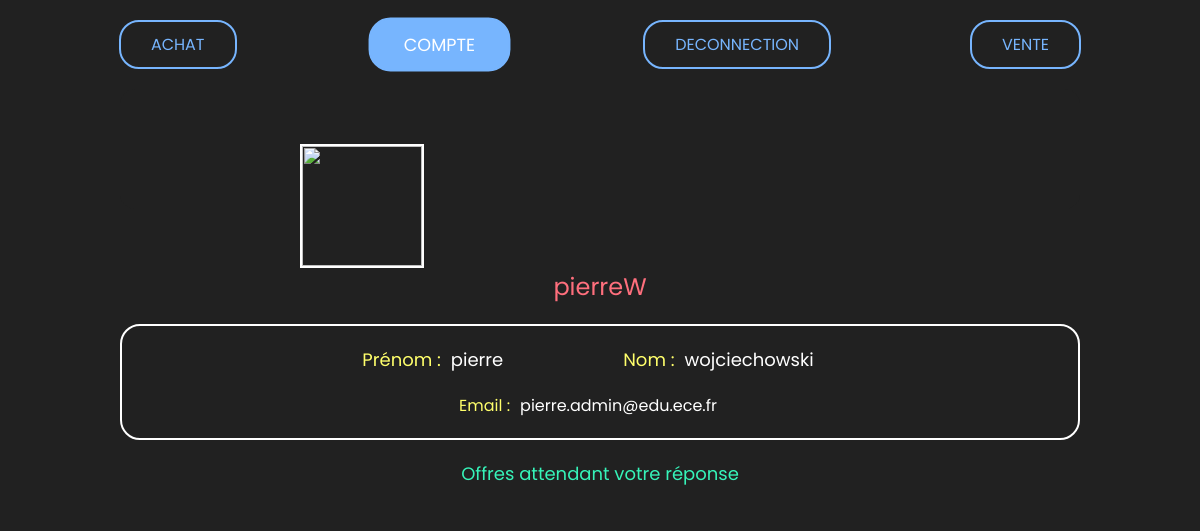
The app's page /pages/profils/MonProfilVendeur.php (signed in) with its own data.
### tables this page shows
CREATE TABLE `identification` (
  `ID` int(11) NOT NULL,
  `email` varchar(60) DEFAULT NULL,
  `pseudo` varchar(30) DEFAULT NULL,
  `password` varchar(30) DEFAULT NULL,
  `nom` varchar(30) DEFAULT NULL,
  `prenom` varchar(30) DEFAULT NULL
);

### pages/profils/MonProfilVendeur.php (the view, shortened to what this page needs)
<?php
    $database = "piscine";
    $db_handle = mysqli_connect('localhost', 'root', '');
    $db_found = mysqli_select_db($db_handle, $database);
    $pseudo = $_SESSION['pseudo'];
    if ($db_found) {
        $sql = "SELECT * FROM identification WHERE pseudo LIKE '%$pseudo%'";
        $result = mysqli_query($db_handle, $sql);
        while ($data = mysqli_fetch_assoc($result)){
            $email = $data["email"];
            $nom = $data["nom"];
            $prenom = $data["prenom"];
        }
    }
?>
<html>
    <head>
        <link rel='stylesheet' type='text/css' media='screen' href='MonProfilVendeur.css'>
    </head>
    <body>
    <div class="nav-barre">
            <ul>
                <a href="../Achat/Achat-menu.php"><li>ACHAT</li></a>
                <li class="actif">COMPTE</li>
                <a href="../connection/deconnection.php"><li>DECONNECTION</li></a>
                <a href="../vente/Vendre.php"><li>VENTE</li></a>
            </ul>
    </div>
    <div class="container">
        <div class="imgFond">
            <div class="imgProfil">
                <img src="<?php echo $nomAvatar;?>">
            </div>
        </div>
        <div class="pseudo">
            <p class="rose"><?php echo $pseudo;?></p>
        </div>
        <div class="infoVendeur">
            <div class="nomPrenomEmail">
                <p class="vert">Prénom :</p><p class="blanc"><?php echo $prenom;?></p>
                <p class="vert">Nom :</p><p class="blanc"><?php echo $nom;?></p>
            </div>
            <div class="email">
                <p class="vert">Email :</p><p class="blanc"><?php echo $email;?></p>
            </div>
        </div>
        <?php
            echo '<p class="verte">Offres attendant votre réponse</p>';
        ?>
    </div>
    </body>
</html>

### pages/profils/MonProfilVendeur.css (style rules this page uses)
:root { --primary: #212121; --secondary: #757575; --vert: #36F4B9; --bleu: #77B5FE; --bleuFonce: #2E006C; --rose: #FF6F7D; --jaune: #FFFF6B; --blanc: #FFFFFF; }
* { margin:0; padding:0; box-sizing:border-box; outline:none; text-decoration: none; font-family: 'Poppins', sans-serif; background-color: var(--primary); }
.infoVendeur { margin-top:20px; display: flex; flex-direction: column; width: 80vw; align-items: center; justify-content: center; border: solid 2px var(--blanc); border-radius: 20px; }
.email { margin-top:20px; margin-bottom:20px; display: flex; flex-direction: row; justify-content: center; align-items: center; }
.nav-barre ul { display: flex; justify-content: space-evenly; align-items: center; }
.nav-barre li { color: var(--bleu); padding: 10px 30px; margin: 20px; display: flex; border: 2px solid var(--bleu); border-radius: 20px; transition: 0.3s ease-in-out; }
.nav-barre .actif { color: var(--blanc); background-color: var(--bleu); transform: scale(1.1); }
.container { display: flex; flex-direction: column; align-items: center; justify-content: center; color:var(--blanc); }
.imgFond { width: 80vw; height: 15vh; border-radius: 15px; overflow: hidden; }
.imgProfil { position: absolute; top:18vh; left:25vw; border: solid 2px white; }
.imgProfil img { width:15vh; height: auto; }
.pseudo { margin-top: 60px; }
.pseudo .rose { color:var(--rose); font-size: x-large; }
.nomPrenomEmail { margin-top: 20px; width: 70vw; display: flex; flex-direction:row; font-size: large; align-items: center; justify-content: center; }
.vert { color:var(--jaune); margin-left: 4vw; }
.verte { margin-top:20px; color:var(--vert); font-size: large; }
.blanc { color:var(--blanc); margin-right:6vw; padding-left:10px; }

### records on screen
identification: prenom "pierre", nom "wojciechowski", email "pierre.admin@edu.ece.fr"

### other values on screen
$pseudo "pierreW"
